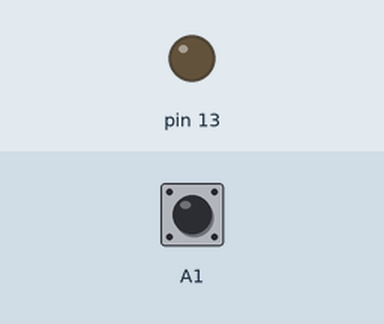
The sketch below on a simulated Arduino Uno, built with avr-gcc and run on an emulated ATmega328P. On the bench: output pins drawn as LEDs (lit = HIGH). The test bench sets the inputs (shaded band); at power-on: A1 HIGH.

Above: at 1.2 s.
1.3 s: A1 pulled LOW for 0.15 s
At 2.4 s:
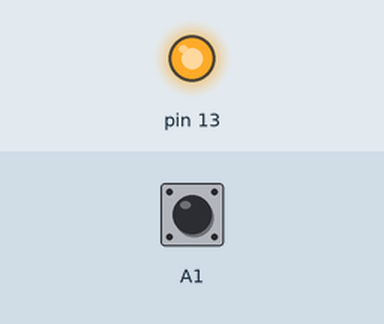
4.4 s: A1 pulled LOW for 1 s
At 7.5 s:
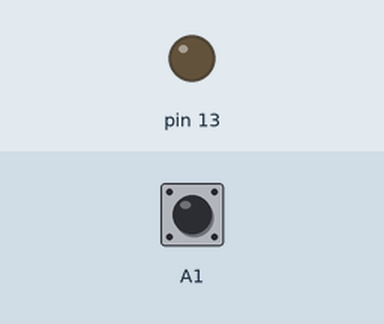
7.9 s: A1 pulled LOW for 3.2 s
At 8.6 s:
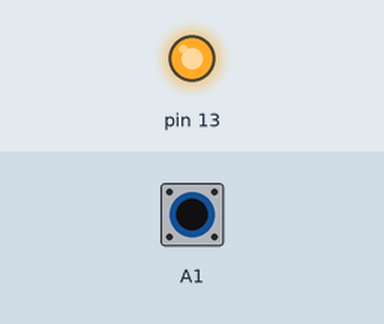
Timing chart, 0 to 11.4 s (numbered marks = the images above; inputs shaded):
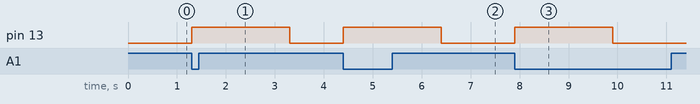

The sketch:

interruptbuttonled.ino
```cpp
volatile bool buttonpressed = false;
void setup() {
    pinMode(13, OUTPUT);
    pinMode(A1, INPUT_PULLUP);
    PCICR |= (1 << PCIE1);
    PCMSK1 |= (1 << PC1);
    sei();
    //attachInterrupt(digitalPinToInterrupt(2), ButtonPress, FALLING);
}

void loop() {
    if (buttonpressed == true) {
        digitalWrite(13, HIGH);
        delay(2000);
        buttonpressed = false;
    }
    else {
        digitalWrite(13, LOW);
    }
}

ISR(PCINT1_vect) {
    if (digitalRead(A1) == LOW) {
        buttonpressed = true;
    }
}
```

Measured:
- after the input at 1.3 s, pin 13: LOW → HIGH at once, → LOW 2.0 s later
- after the input at 4.4 s, pin 13: LOW → HIGH at once, → LOW 2.0 s later
- after the input at 7.9 s, pin 13: LOW → HIGH at once, → LOW 2.0 s later
